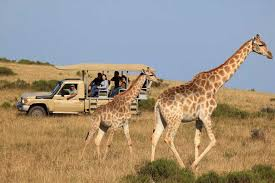
%> input picture safari.jpg, 275 x 183 px
$ octave konvolusyon_gauss.m   (GNU Octave 9; MATLAB toolbox functions it lacks are replaced by stand-ins)
%> lines starting %> are read from the running program, lines starting %| are printed output that depends on the picture; in (x1, y1, x2, y2) boxes, pixels count from 0 and x2, y2 are one past the last pixel; in counts of white or black regions, pixels touching at a corner belong together; the program's own positions count from 1
% Örnek dosyanın 3x3 konvolüsyon ile Gauss ortalamasını alan fonksiyon

A = imread('C:\Users\Mehmet Kamil\Desktop\octave\safari.jpg');
%> A is the input picture: size 183x275x3 uint8; mean R, G, B 159.9, 145.8, 128.4
sat = size(A)*[1; 0; 0];
%> sat = 183
sut = size(A)*[0; 1; 0];
%> sut = 275

for i=1:sat
  for j=1:sut
    B(i+1, j+1, :) = A(i, j, :);

 	  if i == 1
	    B(1, j, :) = A(1, j, :);
	  end

    	  if i == sat
	    B(sat+2, j+1, :) = A(sat, j, :);
	  end

	  if j == 1
	    B(i+1, 1, :) = A(i, 1, :);
	  end

	  if j == sut
	    B(i+1, sut+2, :) = A(i, sut, :);
	  end
  end
end
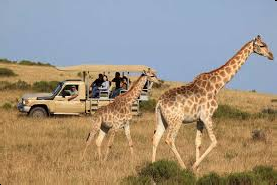
%> B: size 185x277x3 uint8; mean R, G, B 159.7, 145.7, 128.4

B(1, 1, :) = A(1, 1, :);
B(sat+2, 1, :) = A(sat, 1, :);
%> B: size 185x277x3 uint8; under 0.01% of pixels changed, all inside (x1, y1, x2, y2) = (0, 184, 1, 185)
B(1, sut+2, :) = A(1, sut, :);
%> B: size 185x277x3 uint8; mean R, G, B 159.7, 145.7, 128.4; mean of the top-left, top-right, bottom-left and bottom-right quarters 158.4, 167.4, 129.1, 123.8
B(sat+2, sut+2, :) = A(sat, sut, :);

A = 0;
A = B;

orj_R = double(A(:, :, 1));
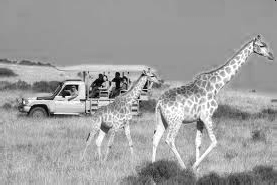
%> orj_R: size 185x277 double; min 0, max 255, mean 159.7
orj_G = double(A(:, :, 2));
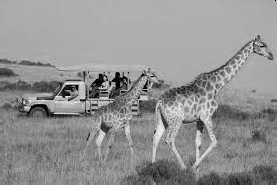
%> orj_G: size 185x277 double; min 0, max 254, mean 145.7
orj_B = double(A(:, :, 3));
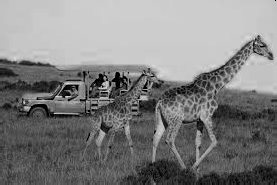
%> orj_B: size 185x277 double; min 0, max 227, mean 128.4
cnv = [1/16 2/16 1/16; 2/16 4/16 2/16; 1/16 2/16 1/16];

for i=1:sat
  for j=1:sut
    tmp = [orj_R(i, j) orj_R(i, j+1) orj_R(i, j+2);
    orj_R(i+1, j) orj_R(i+1, j+1) orj_R(i+1, j+2);
    orj_R(i+2, j) orj_R(i+2, j+1) orj_R(i+2, j+2)];
    B_R = uint8(sum(sum(tmp.*cnv)));

    tmp = [orj_G(i, j) orj_G(i, j+1) orj_G(i, j+2);
    orj_G(i+1, j) orj_G(i+1, j+1) orj_G(i+1, j+2);
    orj_G(i+2, j) orj_G(i+2, j+1) orj_G(i+2, j+2)];
    B_G = uint8(sum(sum(tmp.*cnv)));

    tmp = [orj_B(i, j) orj_B(i, j+1) orj_B(i, j+2);
    orj_B(i+1, j) orj_B(i+1, j+1) orj_B(i+1, j+2);
    orj_B(i+2, j) orj_B(i+2, j+1) orj_B(i+2, j+2)];
    B_B = uint8(sum(sum(tmp.*cnv)));

    Anew(i, j, 1) = B_R;
    Anew(i, j, 2) = B_G;
    Anew(i, j, 3) = B_B;
  end
end
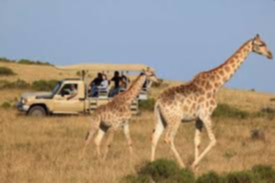
%> Anew: size 183x275x3 uint8; mean R, G, B 160, 145.8, 128.4

imwrite(Anew, 'C:\Users\Mehmet Kamil\Desktop\octave\safari_konvolusyon_gauss.jpg');
